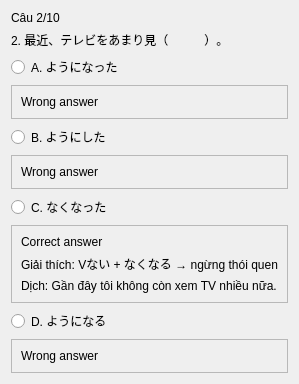
               <widget class="QWidget" name="bai1_cau2">
                <layout class="QVBoxLayout" name="layout_bai1_cau2">
                 <item>
                  <widget class="QLabel" name="bai1_progress2">
                   <property name="text">
                    <string>Câu 2/10</string>
                   </property>
                  </widget>
                 </item>
                 <item>
                  <widget class="QLabel" name="bai1_question2">
                   <property name="text">
                    <string>2. 最近、テレビをあまり見（　　　）。</string>
                   </property>
                   <property name="wordWrap">
                    <bool>true</bool>
                   </property>
                  </widget>
                 </item>
                 <item>
                  <widget class="QRadioButton" name="bai1_2_A">
                   <property name="text">
                    <string>A. ようになった</string>
                   </property>
                  </widget>
                 </item>
                 <item>
                  <widget class="QFrame" name="frame_5">
                   <property name="frameShape">
                    <enum>QFrame::StyledPanel</enum>
                   </property>
                   <property name="frameShadow">
                    <enum>QFrame::Raised</enum>
                   </property>
                   <layout class="QVBoxLayout" name="verticalLayout_6">
                    <item>
                     <widget class="QLabel" name="label_10">
                      <property name="text">
                       <string>Wrong answer</string>
                      </property>
                     </widget>
                    </item>
                   </layout>
                  </widget>
                 </item>
                 <item>
                  <widget class="QRadioButton" name="bai1_2_B">
                   <property name="text">
                    <string>B. ようにした</string>
                   </property>
                  </widget>
                 </item>
                 <item>
                  <widget class="QFrame" name="frame_6">
                   <property name="frameShape">
                    <enum>QFrame::StyledPanel</enum>
                   </property>
                   <property name="frameShadow">
                    <enum>QFrame::Raised</enum>
                   </property>
                   <layout class="QVBoxLayout" name="verticalLayout_7">
                    <item>
                     <widget class="QLabel" name="label_11">
                      <property name="text">
                       <string>Wrong answer</string>
                      </property>
                     </widget>
                    </item>
                   </layout>
                  </widget>
                 </item>
                 <item>
                  <widget class="QRadioButton" name="bai1_2_C">
                   <property name="text">
                    <string>C. なくなった</string>
                   </property>
                  </widget>
                 </item>
                 <item>
                  <widget class="QFrame" name="frame_7">
                   <property name="frameShape">
                    <enum>QFrame::StyledPanel</enum>
                   </property>
                   <property name="frameShadow">
                    <enum>QFrame::Raised</enum>
                   </property>
                   <layout class="QVBoxLayout" name="verticalLayout_8">
                    <item>
                     <widget class="QLabel" name="label_9">
                      <property name="text">
                       <string>Correct answer</string>
                      </property>
                     </widget>
                    </item>
                    <item>
                     <widget class="QLabel" name="label_8">
                      <property name="text">
                       <string>Giải thích: Vない + なくなる → ngừng thói quen</string>
                      </property>
                     </widget>
                    </item>
                    <item>
                     <widget class="QLabel" name="label_7">
                      <property name="text">
                       <string>Dịch: Gần đây tôi không còn xem TV nhiều nữa.</string>
                      </property>
                     </widget>
                    </item>
                   </layout>
                  </widget>
                 </item>
                 <item>
                  <widget class="QRadioButton" name="bai1_2_D">
                   <property name="text">
                    <string>D. ようになる</string>
                   </property>
                  </widget>
                 </item>
                 <item>
                  <widget class="QFrame" name="frame_8">
                   <property name="frameShape">
                    <enum>QFrame::StyledPanel</enum>
                   </property>
                   <property name="frameShadow">
                    <enum>QFrame::Raised</enum>
                   </property>
                   <layout class="QVBoxLayout" name="verticalLayout_9">
                    <item>
                     <widget class="QLabel" name="label_12">
                      <property name="text">
                       <string>Wrong answer</string>
                      </property>
                     </widget>
                    </item>
                   </layout>
                  </widget>
                 </item>
                </layout>
               </widget>
